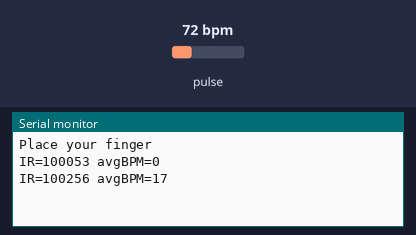
Bench run of a sketch on a simulated Arduino Uno, built with avr-gcc and run on an emulated ATmega328P. Shown: the last lines printed to the serial monitor. The inputs (shaded band) are chosen by the test bench; at power-on: pulse 72 bpm.

Above: at 1.2 s.
1.3 s: pulse set to 42 bpm
At 1.9 s:
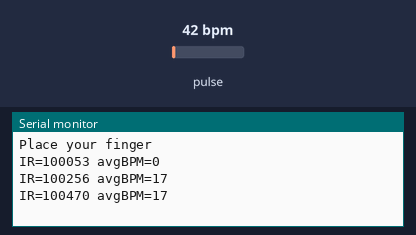
2.8 s: pulse set to 70 bpm
At 3.4 s:
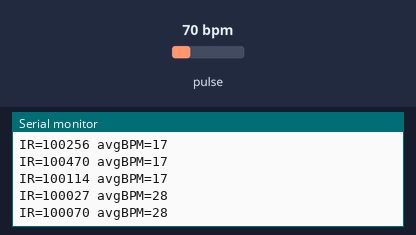
Timing chart, 0 to 5.8 s (numbered marks = the images above; inputs shaded):
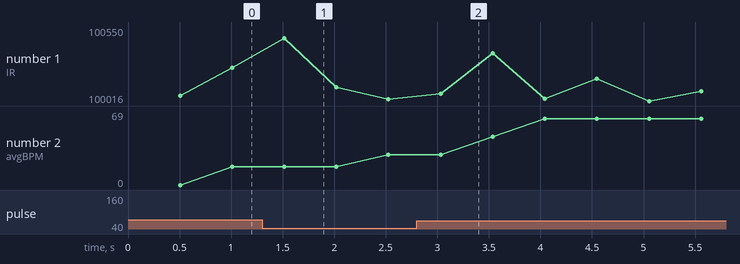

The sketch:

beat_sensor.ino
```cpp
#include <Wire.h>
#include "MAX30105.h"
#include "heartRate.h"

MAX30105 sensor;
const byte RATE_SIZE = 4;
byte rates[RATE_SIZE];
byte rateSpot = 0;
long lastBeat = 0;
int beatAvg = 0;
unsigned long lastPrint = 0;

void setup() {
  Serial.begin(115200);
  if (!sensor.begin(Wire, I2C_SPEED_FAST)) {
    Serial.println("MAX30102 not found");
    while (true) {}
  }
  sensor.setup();
  sensor.setPulseAmplitudeRed(0x0A);
  sensor.setPulseAmplitudeGreen(0);
  Serial.println("Place your finger");
}

void loop() {
  long ir = sensor.getIR();
  if (checkForBeat(ir)) {
    long delta = millis() - lastBeat;
    lastBeat = millis();
    float bpm = 60 / (delta / 1000.0);
    if (bpm > 20 && bpm < 255) {
      rates[rateSpot++] = (byte)bpm;
      rateSpot %= RATE_SIZE;
      int sum = 0;
      for (byte i = 0; i < RATE_SIZE; i++) sum += rates[i];
      beatAvg = sum / RATE_SIZE;
    }
  }
  if (millis() - lastPrint >= 500) {
    lastPrint = millis();
    Serial.print("IR=");
    Serial.print(ir);
    Serial.print(" avgBPM=");
    Serial.print(beatAvg);
    if (ir < 50000) Serial.print(" (no finger)");
    Serial.println();
  }
}
```

Measured:
- after the input at 1.3 s, the serial monitor: prints a new line after 0.22 s (image 1)
- after the input at 2.8 s, the serial monitor: prints a new line after 0.23 s (image 2)
- plotted number 1: 100256 → 100027 after the input at 1.3 s, 100027 → 100025 after the input at 2.8 s
- plotted number 2: 17 → 28 after the input at 1.3 s, 28 → 69 after the input at 2.8 s
